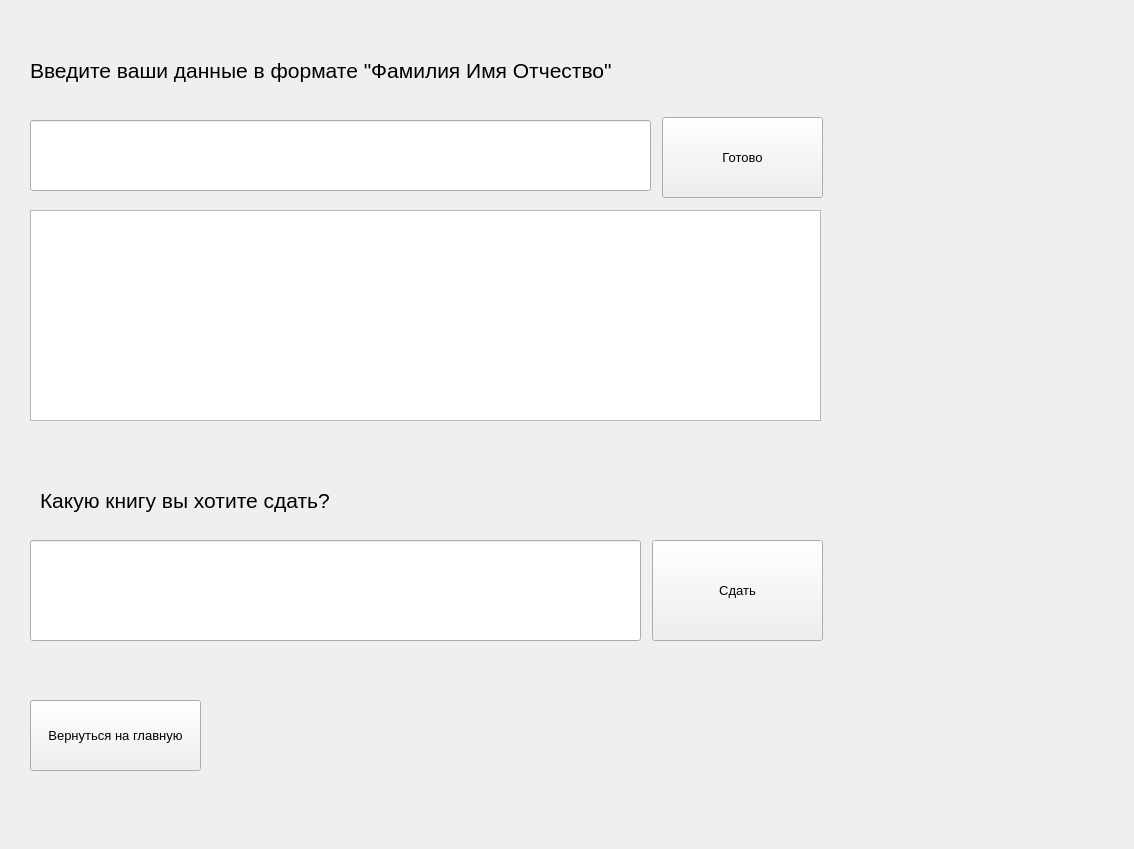
<?xml version="1.0" encoding="UTF-8"?>
<ui version="4.0">
 <class>Took_a_book</class>
 <widget class="QWidget" name="Took_a_book">
  <property name="geometry">
   <rect>
    <x>0</x>
    <y>0</y>
    <width>1134</width>
    <height>849</height>
   </rect>
  </property>
  <property name="windowTitle">
   <string>Сдать книгу</string>
  </property>
  <widget class="QLineEdit" name="fio_2">
   <property name="geometry">
    <rect>
     <x>30</x>
     <y>120</y>
     <width>621</width>
     <height>71</height>
    </rect>
   </property>
   <property name="font">
    <font>
     <pointsize>14</pointsize>
    </font>
   </property>
  </widget>
  <widget class="QLabel" name="label">
   <property name="geometry">
    <rect>
     <x>30</x>
     <y>50</y>
     <width>771</width>
     <height>41</height>
    </rect>
   </property>
   <property name="font">
    <font>
     <pointsize>16</pointsize>
    </font>
   </property>
   <property name="text">
    <string>Введите ваши данные в формате &quot;Фамилия Имя Отчество&quot;</string>
   </property>
  </widget>
  <widget class="QPushButton" name="ready_3">
   <property name="geometry">
    <rect>
     <x>662</x>
     <y>117</y>
     <width>161</width>
     <height>81</height>
    </rect>
   </property>
   <property name="font">
    <font>
     <pointsize>10</pointsize>
    </font>
   </property>
   <property name="text">
    <string>Готово</string>
   </property>
  </widget>
  <widget class="QTableWidget" name="tableWidget">
   <property name="geometry">
    <rect>
     <x>30</x>
     <y>210</y>
     <width>791</width>
     <height>211</height>
    </rect>
   </property>
   <attribute name="horizontalHeaderHighlightSections">
    <bool>false</bool>
   </attribute>
   <attribute name="horizontalHeaderStretchLastSection">
    <bool>true</bool>
   </attribute>
  </widget>
  <widget class="QLineEdit" name="library_book">
   <property name="geometry">
    <rect>
     <x>30</x>
     <y>540</y>
     <width>611</width>
     <height>101</height>
    </rect>
   </property>
   <property name="font">
    <font>
     <pointsize>14</pointsize>
    </font>
   </property>
  </widget>
  <widget class="QLabel" name="label_2">
   <property name="geometry">
    <rect>
     <x>40</x>
     <y>480</y>
     <width>581</width>
     <height>41</height>
    </rect>
   </property>
   <property name="font">
    <font>
     <pointsize>16</pointsize>
    </font>
   </property>
   <property name="text">
    <string>Какую книгу вы хотите сдать?</string>
   </property>
  </widget>
  <widget class="QPushButton" name="ready_4">
   <property name="geometry">
    <rect>
     <x>652</x>
     <y>540</y>
     <width>171</width>
     <height>101</height>
    </rect>
   </property>
   <property name="font">
    <font>
     <pointsize>10</pointsize>
    </font>
   </property>
   <property name="text">
    <string>Сдать</string>
   </property>
  </widget>
  <widget class="QPushButton" name="back_fourthform">
   <property name="geometry">
    <rect>
     <x>30</x>
     <y>700</y>
     <width>171</width>
     <height>71</height>
    </rect>
   </property>
   <property name="font">
    <font>
     <pointsize>10</pointsize>
    </font>
   </property>
   <property name="text">
    <string>Вернуться на главную</string>
   </property>
  </widget>
 </widget>
 <resources/>
 <connections/>
</ui>
